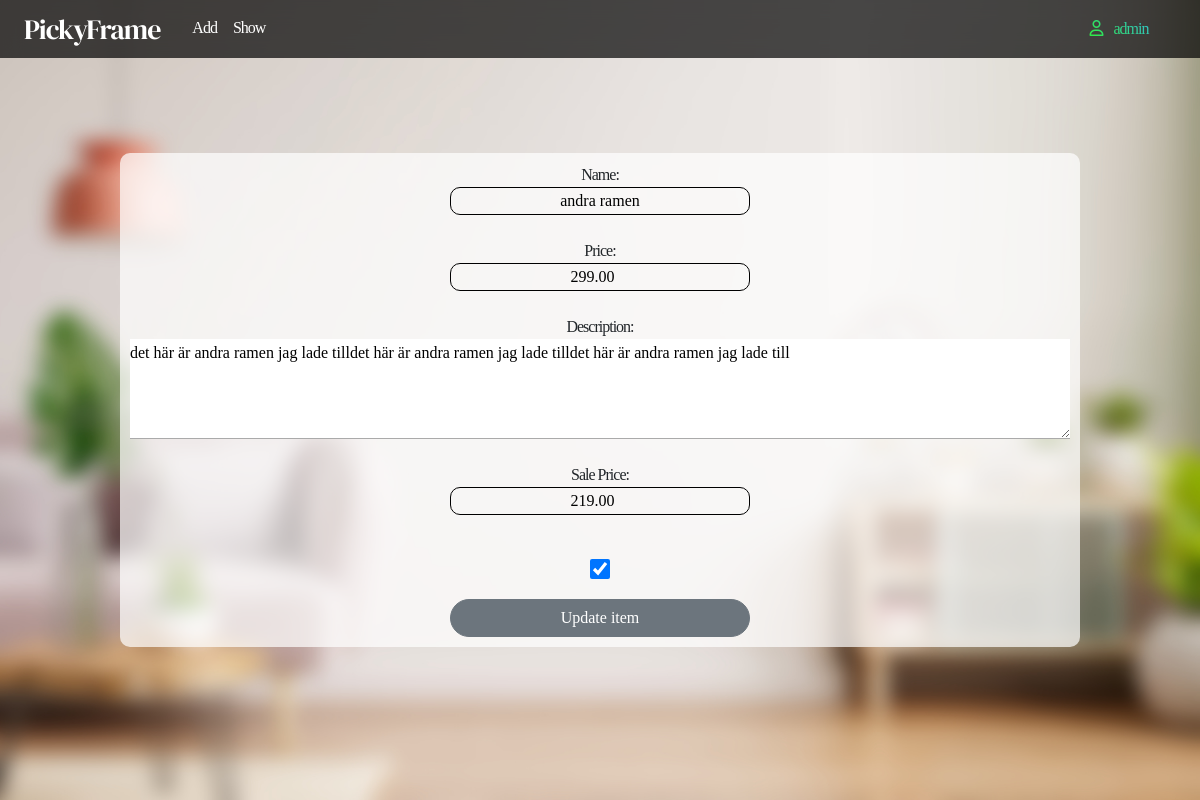
The page /edit/8 (signed in) on the database its author committed.
### productsadmin/models.py (models this page shows, shortened)
class Product(models.Model):
    name = models.CharField(max_length=30, null=False, blank=False)
    price = models.DecimalField(null=False, blank=False, max_digits=5, decimal_places=2)
    desc = models.CharField(max_length=300, null=False, blank=False)
    pic = models.CharField(max_length=30, null=False, blank=False, default='pic.jpg')
    sale = models.BooleanField(null=False, blank=False, default=False)
    sale_price = models.DecimalField(null=False, blank=False, max_digits=5, decimal_places=2)
    likes = models.ManyToManyField(User, related_name="likes", blank=True)

### productsadmin/views.py (the view, shortened to what this page needs)
# urls.py: path('edit/<prod_id>', views.edit_prod, name='edit_prod'),
def edit_prod(request, prod_id):
    if request.user.is_superuser:
        try:
            prod = get_object_or_404(Product, id=prod_id)
        except:
            messages.warning(request, f"Product ID {prod_id} doesn't exist.")
            return redirect('show')
        context = {
            'id': prod_id,
            'name': prod.name,
            'price': prod.price,
            'desc': prod.desc,
            'sale': prod.sale,
            'sale_price': prod.sale_price
        }
        messages.success(request, "Product updated successfully")
        return render(request, 'admin/edit_prod.html', context)
    else:
        messages.warning(request, "You are not authorized for that page.")
        return redirect('show_prod')

### productsadmin/templates/admin/edit_prod.html (shortened to what this page needs)
{% extends "admin/admin.html" %}
{% block content %}
<form method="POST">
    <article class="article">
        <label for="name">Name:</label>
        <input type="text" id="id_name" name="name" maxlength="30" required value='{{ name }}'/><br>
        <label for="price">Price: </label>
        <input type="number" id="price" name="price" maxlength="3" required value='{{ price }}' oninput="javascript: if(this.value.length > this.maxLength) this.value = this.value.slice(0, this.maxLength);" pattern="[0-9]" onfocus="this.value=(parseInt(this.value)||0)"><br>
        <label for="desc">Description: </label>
        <textarea id="desc" name="desc" required class="centered textarea">{{ desc }}</textarea><br>
        <label for="sale_price">Sale Price: </label>
        <input type="number" id="sale_price" name="sale_price" maxlength="3" required value='{{ sale_price}}' oninput="javascript: if(this.value.length > this.maxLength) this.value = this.value.slice(0, this.maxLength);" pattern="[0-9]" onfocus="this.value=(parseInt(this.value)||0)"><br>
        {% if sale == True %}
        <input type="checkbox" id="sale" name="sale" checked>
        {% else %}
        <input type="checkbox" id="sale" name="sale">
        {% endif %}
        <input type="submit" value="Update item" class="btn btn-secondary submit">
    </article>
</form>
{% endblock %}

### productsadmin/templates/admin/admin.html (shortened to what this page needs)
{% load static %}
<!DOCTYPE html>
<html lang="en">
<head>
    <link href="{% static 'css/bootstrap.css' %}" rel="stylesheet">
    <link href="{% static 'css/style.css' %}" rel="stylesheet" type="text/css">
  </head>
  <body>
    <nav class="navbar navbar-dark nav navbar-expand fixed-top">
      <div class="d-inline">
        <ul class="navbar-nav">
          <li><a href="/" class="navbar-brand mx-4">PickyFrame</a></li>
          {% if user.is_superuser %}
          <li class="nav-item"><a href="{% url 'add_prod' %}" class="nav-link">Add</a></li>
          <li class="nav-item"><a href="{% url 'show' %}" class="nav-link">Show</a></li>
          {% endif %}
        </ul>
      </div>
      <div class="user">
        {% if user.is_authenticated %}
        <a class="nav-link icon active mx-3" data-toggle="modal" data-target="#user_modal"><i class="fa-regular fa-user mx-2"></i> {{ user }}</a>
        {% endif %}
      </div>
    </nav>
    <article class="container-fluid callout-container centered">
      {% block content %}
      {% endblock %}
    </article>
  </body>
  </html>

### productsadmin/static/css/style.css (style rules this page uses)
body { font-family: Didot, Serif; }
.centered { margin: auto auto; display: flex; justify-content: center; }
.nav { background-color: rgba(0, 0, 0, 0.7); backdrop-filter: blur(10px); -webkit-backdrop-filter: blur(10px); }
.nav-link { color: #fff; }
.navbar-brand { color: #fff; }
.callout-container { height: 100vh; background: url(../img/bg_livingroom_blur.jpg) no-repeat center center fixed; -webkit-background-size: cover; -moz-background-size: cover; -d-background-size: cover; background-size: cover; margin-right: 0px; display: flex; align-items: center; justify-content: center; }
.btn-primary, .btn-secondary, .form-group > input, form > input { margin: 10px auto; text-align: center; width: 200px; display: block; justify-content: center; }
input { border-radius: 10px; border: 1px solid black; background-color: transparent; }
label, .submit, article > input { display: block; margin: 0 auto; text-align: center; width: 300px; }
input[type='checkbox'] { margin: 20px auto; width: 20px; height: 20px; cursor: pointer; border: 1px solid #444; color:#000; }
.textarea { min-width: 50px; min-height: 100px; }
.article { background-color: rgba(255, 255, 255, 0.7); padding: 10px; margin: 0 auto; top: 60px; border-radius: 10px; }
@media screen and (min-width: 400px) { article { width: 80vw; margin: 0 auto; } }
.user { z-index: 1031; position: absolute; display: flex; justify-content: center; align-items: center; width: 170px; right: 0px; height: 65px; }
.comment_form > input, textarea { padding: 2px 0; text-align: left; width: 100%; margin: 5px auto; border-radius: 0px; border: none; border-bottom: 1px solid #aaa; }

### rows shown on the page
Product: name "andra ramen", price "299.00", desc "det här är andra ramen jag lade tilldet här är andra ramen jag lade tilldet här är andra ramen jag lade till", sale_price "219.00"

### other values the page prints
{{ user }} "admin"
